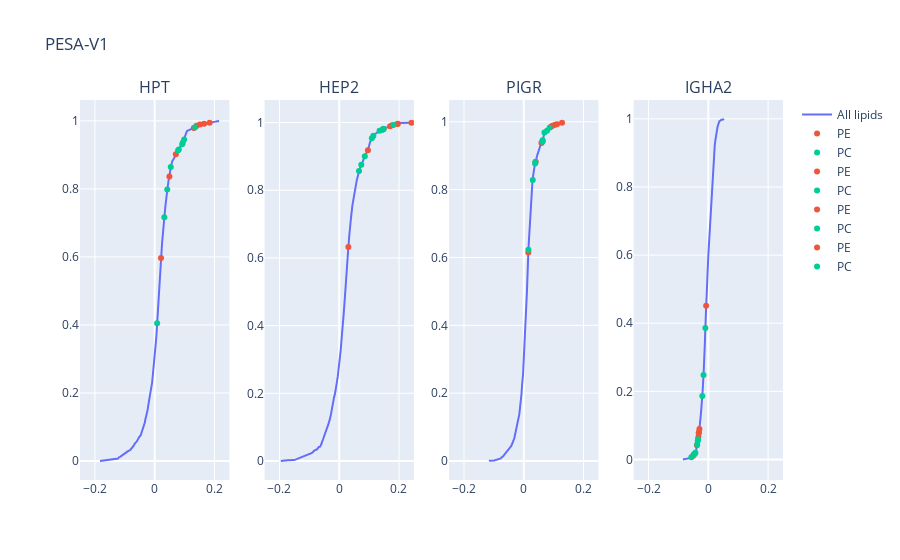

The notebook cell saved with this chart:
### Code cell
ch = 'v1'

fdr = 0.01
fdrThr = np.abs(rdf[ch].rcca[np.argmin(np.abs(rdf[ch].adpv-fdr))])

i = proteins[0]

fig = make_subplots(rows=1, cols=len(proteins), subplot_titles=proteinsName)
for n,i in enumerate(proteins):

    tmp = rdf[ch][rdf[ch].q == i].sort_values('rcca')
    if tmp.shape[0] ==0: continue
    tmp['Y'] = np.arange(0,1,1/tmp.shape[0])


    fig.add_trace(go.Scatter(
        x=tmp.rcca, y=tmp['Y'], line_color=palette[0], name='All lipids',
        showlegend=True if n==0 else False
    ), row=1, col=n+1)

    b = [
        [
            f'{l[0]} {l[1]}:{l[2]}' 
            for l in lipids if 'LMSD{ ' + f'{l[0]} {l[1]}:{l[2]}' + ' }' in k
        ]
        for k in tmp.TP_ID
    ]

    tmp['label'] = ['' if i==[] else i[0] for i in b]

    # tmp2 = tmp[tmp.label!=''].copy()
    # tmp2['Y2'] = np.arange(0,1,1/tmp2.shape[0])

    for m,k in enumerate(['PE', 'PC']):#, 'LPE', 'LPC']):
        tmp2 = tmp[[k in kk for kk in tmp.label]].copy()
        tmp2['Y2'] = np.arange(0,1,1/tmp2.shape[0])

        fig.add_trace(go.Scatter(
            x=tmp2.rcca, y=tmp2['Y'], mode='markers',
            text=tmp2.label,
            textposition='bottom center', marker_color=palette[m+1],
            showlegend=True if n==0 else True, name=k
        ), row=1, col=n+1)



    fig.update_xaxes(range=(-0.25,0.25))

    # [fig.add_annotation(

    #     ay=np.random.randint(0,100),
    #     ax=np.random.randint(0,1),
    #     x=k1, y=k2,
    #     text=k3,
    #     arrowhead=2,
    # ) for k1,k2,k3 in zip(tmp2.rcca,tmp2['Y'],tmp2.label)]

fig.update_layout(title=f'PESA-{ch.upper()}')
# fig.add_vline(x=fdrThr, line_width=0.5, line_dash='dash')
# fig.add_vline(x=-fdrThr, line_width=0.5, line_dash='dash')
fig.show()

### Figure 1 — Plotly figure (JSON) as saved in the notebook; plotly's stock layout.template omitted (floating-point values rounded to 4 significant figures; data arrays with more than 128 entries replaced by an {"elided": "..."} marker saying what was removed)
{"data": [{"line": {"color": "#636EFA"}, "name": "All lipids", "showlegend": true, "type": "scatter", "x": {"elided": "1826 float values"}, "xaxis": "x", "y": {"elided": "1826 float values"}, "yaxis": "y"}, {"marker": {"color": "#EF553B"}, "mode": "markers", "name": "PE", "showlegend": true, "text": ["PE 38:6", "PE 36:3", "PE 38:5", "PE 38:6", "PE 36:4", "PE 36:4", "PE 38:4", "PE 38:4"], "textposition": "bottom center", "type": "scatter", "x": [0.02112, 0.04924, 0.07077, 0.1309, 0.1404, 0.1516, 0.1655, 0.1839], "xaxis": "x", "y": [0.5969, 0.8368, 0.902, 0.9792, 0.9858, 0.989, 0.9912, 0.9945], "yaxis": "y"}, {"marker": {"color": "#00CC96"}, "mode": "markers", "name": "PC", "showlegend": true, "text": ["PC 38:6", "PC 38:6", "PC 38:5", "PC 36:3", "PC 36:4", "PC 36:4", "PC 36:4", "PC 38:4", "PC 36:4", "PC 38:3"], "textposition": "bottom center", "type": "scatter", "x": [0.008177, 0.03227, 0.0421, 0.05375, 0.07806, 0.08071, 0.09211, 0.09394, 0.09853, 0.1354], "xaxis": "x", "y": [0.4053, 0.7169, 0.7979, 0.8642, 0.9129, 0.9157, 0.9315, 0.9354, 0.9452, 0.9814], "yaxis": "y"}, {"line": {"color": "#636EFA"}, "name": "All lipids", "showlegend": false, "type": "scatter", "x": {"elided": "1826 float values"}, "xaxis": "x2", "y": {"elided": "1826 float values"}, "yaxis": "y2"}, {"marker": {"color": "#EF553B"}, "mode": "markers", "name": "PE", "showlegend": true, "text": ["PE 38:6", "PE 36:3", "PE 38:5", "PE 38:6", "PE 36:4", "PE 38:4", "PE 36:4", "PE 38:4"], "textposition": "bottom center", "type": "scatter", "x": [0.03057, 0.09599, 0.1484, 0.1702, 0.1764, 0.1947, 0.1961, 0.2418], "xaxis": "x2", "y": [0.632, 0.9184, 0.9808, 0.989, 0.9918, 0.9956, 0.9962, 0.9995], "yaxis": "y2"}, {"marker": {"color": "#00CC96"}, "mode": "markers", "name": "PC", "showlegend": true, "text": ["PC 38:6", "PC 36:3", "PC 38:6", "PC 38:5", "PC 36:4", "PC 38:3", "PC 38:4", "PC 36:4", "PC 36:4", "PC 36:4"], "textposition": "bottom center", "type": "scatter", "x": [0.0662, 0.07386, 0.08554, 0.1091, 0.1142, 0.135, 0.1446, 0.1454, 0.1487, 0.1812], "xaxis": "x2", "y": [0.8571, 0.8757, 0.9003, 0.954, 0.9611, 0.9759, 0.9786, 0.9797, 0.9814, 0.9929], "yaxis": "y2"}, {"line": {"color": "#636EFA"}, "name": "All lipids", "showlegend": false, "type": "scatter", "x": {"elided": "1826 float values"}, "xaxis": "x3", "y": {"elided": "1826 float values"}, "yaxis": "y3"}, {"marker": {"color": "#EF553B"}, "mode": "markers", "name": "PE", "showlegend": true, "text": ["PE 38:6", "PE 36:3", "PE 38:5", "PE 38:6", "PE 36:4", "PE 36:4", "PE 38:4", "PE 38:4"], "textposition": "bottom center", "type": "scatter", "x": [0.0152, 0.03984, 0.05913, 0.09076, 0.09627, 0.105, 0.1111, 0.128], "xaxis": "x3", "y": [0.6145, 0.8823, 0.9376, 0.9852, 0.9885, 0.9912, 0.9929, 0.9973], "yaxis": "y3"}, {"marker": {"color": "#00CC96"}, "mode": "markers", "name": "PC", "showlegend": true, "text": ["PC 38:6", "PC 38:6", "PC 36:3", "PC 38:5", "PC 36:4", "PC 36:4", "PC 36:4", "PC 38:4", "PC 36:4", "PC 38:3"], "textposition": "bottom center", "type": "scatter", "x": [0.01557, 0.03015, 0.03798, 0.03888, 0.06254, 0.06289, 0.06318, 0.06914, 0.0778, 0.08659], "xaxis": "x3", "y": [0.6227, 0.8286, 0.8773, 0.8817, 0.9414, 0.9436, 0.9458, 0.9688, 0.9737, 0.9825], "yaxis": "y3"}, {"line": {"color": "#636EFA"}, "name": "All lipids", "showlegend": false, "type": "scatter", "x": {"elided": "1826 float values"}, "xaxis": "x4", "y": {"elided": "1826 float values"}, "yaxis": "y4"}, {"marker": {"color": "#EF553B"}, "mode": "markers", "name": "PE", "showlegend": true, "text": ["PE 38:5", "PE 38:4", "PE 36:4", "PE 38:6", "PE 36:4", "PE 36:3", "PE 38:4", "PE 38:6"], "textposition": "bottom center", "type": "scatter", "x": [-0.05174, -0.04828, -0.03785, -0.03322, -0.03198, -0.03163, -0.0297, -0.007222], "xaxis": "x4", "y": [0.01041, 0.01424, 0.04162, 0.06627, 0.07667, 0.07996, 0.08927, 0.4513], "yaxis": "y4"}, {"marker": {"color": "#00CC96"}, "mode": "markers", "name": "PC", "showlegend": true, "text": ["PC 36:4", "PC 36:4", "PC 36:4", "PC 38:5", "PC 38:4", "PC 38:6", "PC 38:6", "PC 36:4", "PC 36:3", "PC 38:3"], "textposition": "bottom center", "type": "scatter", "x": [-0.05681, -0.04805, -0.04471, -0.04323, -0.03728, -0.03533, -0.03427, -0.02007, -0.01602, -0.009808], "xaxis": "x4", "y": [0.006572, 0.01533, 0.01752, 0.01972, 0.04381, 0.05422, 0.05915, 0.1862, 0.2481, 0.3861], "yaxis": "y4"}], "layout": {"annotations": [{"font": {"size": 16}, "showarrow": false, "text": "HPT", "x": 0.1062, "xanchor": "center", "xref": "paper", "y": 1, "yanchor": "bottom", "yref": "paper"}, {"font": {"size": 16}, "showarrow": false, "text": "HEP2", "x": 0.3688, "xanchor": "center", "xref": "paper", "y": 1, "yanchor": "bottom", "yref": "paper"}, {"font": {"size": 16}, "showarrow": false, "text": "PIGR", "x": 0.6313, "xanchor": "center", "xref": "paper", "y": 1, "yanchor": "bottom", "yref": "paper"}, {"font": {"size": 16}, "showarrow": false, "text": "IGHA2", "x": 0.8938, "xanchor": "center", "xref": "paper", "y": 1, "yanchor": "bottom", "yref": "paper"}], "title": {"text": "PESA-V1"}, "xaxis": {"anchor": "y", "domain": [0, 0.2125], "range": [-0.25, 0.25]}, "xaxis2": {"anchor": "y2", "domain": [0.2625, 0.475], "range": [-0.25, 0.25]}, "xaxis3": {"anchor": "y3", "domain": [0.525, 0.7375], "range": [-0.25, 0.25]}, "xaxis4": {"anchor": "y4", "domain": [0.7875, 1], "range": [-0.25, 0.25]}, "yaxis": {"anchor": "x", "domain": [0, 1]}, "yaxis2": {"anchor": "x2", "domain": [0, 1]}, "yaxis3": {"anchor": "x3", "domain": [0, 1]}, "yaxis4": {"anchor": "x4", "domain": [0, 1]}}}
